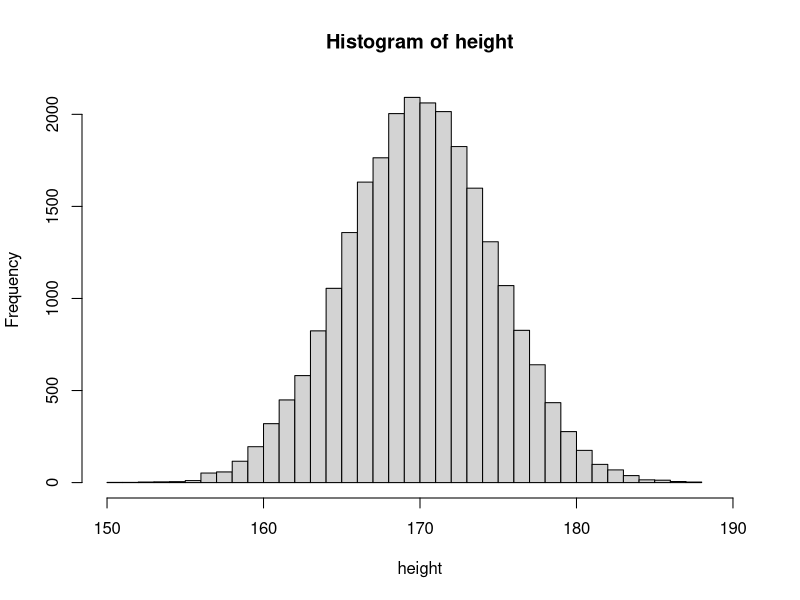
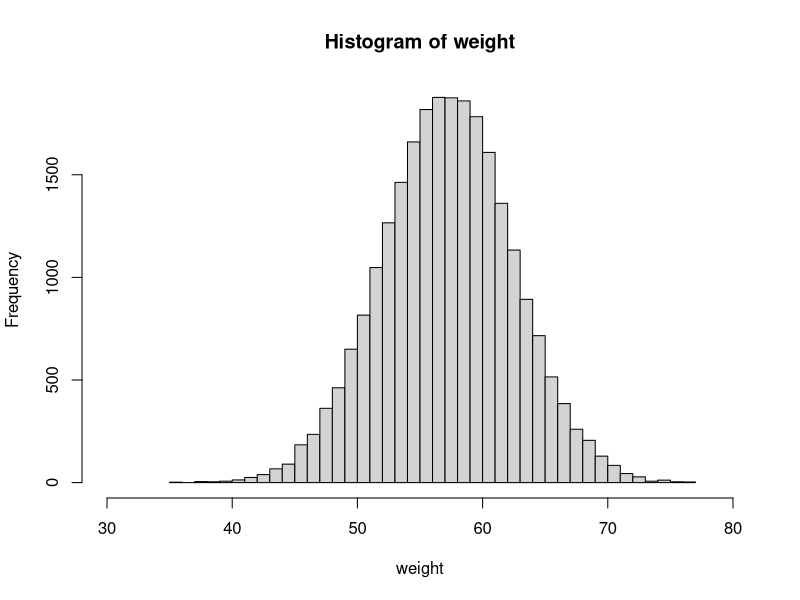
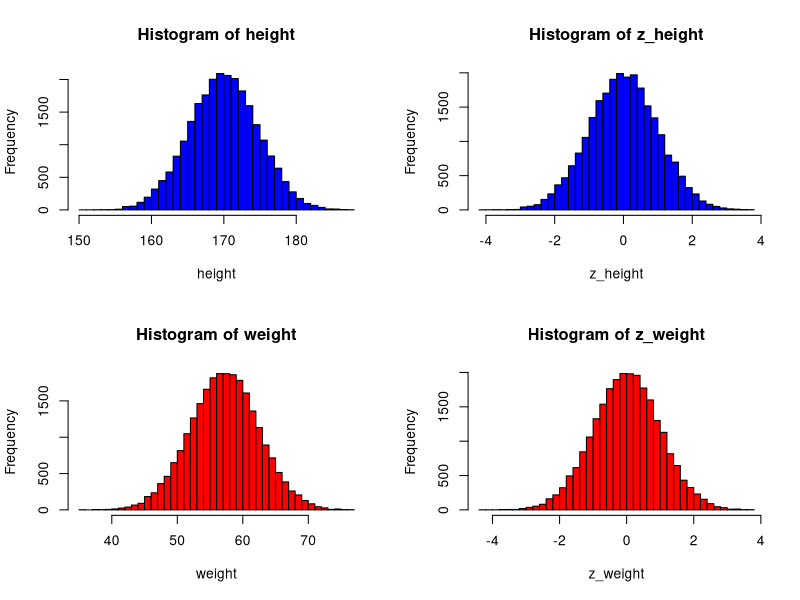

These figures' R source, in order:
# 13 April 2023
## Analysing height-weight data
# open adata file into data frame

data<- read.csv("SOCR_height_weight_data.csv", header=T)
print(dim(data))
print(colnames(data))
## convert heights and weight to cm and kg respectively
height <- data$Height.Inches*2.5
weight <- data$Weight.Pounds*0.45

# plot the histogram of height and weight
hist(height, breaks=30, xlim=c(150,190) )
X11()
hist(weight, breaks=30, xlim=c(30,80))

## compute mean and sd for height and weight
## because of large data(25000 points), 
## we assume these quantities are population(parent) 
##distribution quantities(mu, sigme)
mean_height<- mean(height)
mean_weight<- mean(weight)
sd_height<- sd(height)
sd_weight<- sd(weight)

## unit gaussian of height

z_height <- (height-mean_height)/sd_height
z_weight <- (weight-mean_weight)/sd_weight

# split the canvas into 4 sections and plot the 4 plots
par(mfrow=c(2,2))

## plot the 4 plots
hist(height, breaks=30, col="blue" )
hist(z_height, breaks=30, col="blue" )
hist(weight, breaks=30, col="red")
hist(z_weight, breaks=30, col="red")

## check the gaussian curve area properties
# for height
height_1sig <- subset(height, height>(mean_height-sd_height) 
						& height<(mean_height+sd_height))
						
length(height_1sig)

print(length(height_1sig)/length(height))
# 0.68356
height_2sig <- subset(height, height>(mean_height-sd_height*2) 
						& height<(mean_height+sd_height*2))
height_3sig <- subset(height, height>(mean_height-sd_height*3) 
						& height<(mean_height+sd_height*3))

length(height_2sig)

print(length(height_2sig)/length(height))
# 0.95

length(height_3sig)

print(length(height_3sig)/length(height))
# 0.99796

# for weight
weight_1sig <- subset(weight, weight>(mean_weight-sd_weight) 
						& weight<(mean_weight+sd_weight))
						
length(weight_1sig)

print(length(weight_1sig)/length(weight))
# 0.68356
weight_2sig <- subset(weight, weight>(mean_weight-sd_weight*2) 
						& weight<(mean_weight+sd_weight*2))
weight_3sig <- subset(weight, weight>(mean_weight-sd_weight*3) 
						& weight<(mean_weight+sd_weight*3))

length(weight_2sig)

print(length(weight_2sig)/length(weight))
# 0.95

length(weight_3sig)

print(length(weight_3sig)/length(weight))
# 0.99796


